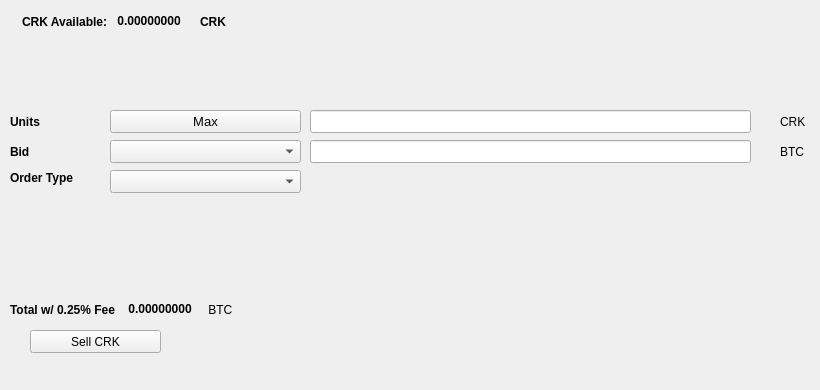
   <widget class="QWidget" name="SellTab">
    <attribute name="title">
     <string>Sell</string>
    </attribute>
    <widget class="QLabel" name="label_16">
     <property name="geometry">
      <rect>
       <x>780</x>
       <y>140</y>
       <width>31</width>
       <height>23</height>
      </rect>
     </property>
     <property name="text">
      <string>BTC</string>
     </property>
    </widget>
    <widget class="QComboBox" name="SellBidcomboBox">
     <property name="geometry">
      <rect>
       <x>110</x>
       <y>140</y>
       <width>191</width>
       <height>23</height>
      </rect>
     </property>
     <property name="font">
      <font>
       <pointsize>10</pointsize>
      </font>
     </property>
    </widget>
    <widget class="QLabel" name="label_18">
     <property name="geometry">
      <rect>
       <x>10</x>
       <y>110</y>
       <width>46</width>
       <height>23</height>
      </rect>
     </property>
     <property name="font">
      <font>
       <weight>75</weight>
       <bold>true</bold>
      </font>
     </property>
     <property name="text">
      <string>Units</string>
     </property>
    </widget>
    <widget class="QPushButton" name="Sell_Max_Amount">
     <property name="geometry">
      <rect>
       <x>110</x>
       <y>110</y>
       <width>191</width>
       <height>23</height>
      </rect>
     </property>
     <property name="font">
      <font>
       <pointsize>10</pointsize>
      </font>
     </property>
     <property name="text">
      <string>Max</string>
     </property>
    </widget>
    <widget class="QLabel" name="label_20">
     <property name="geometry">
      <rect>
       <x>10</x>
       <y>170</y>
       <width>91</width>
       <height>16</height>
      </rect>
     </property>
     <property name="font">
      <font>
       <weight>75</weight>
       <bold>true</bold>
      </font>
     </property>
     <property name="text">
      <string>Order Type</string>
     </property>
    </widget>
    <widget class="QComboBox" name="SellOrdertypeCombo">
     <property name="geometry">
      <rect>
       <x>110</x>
       <y>170</y>
       <width>191</width>
       <height>23</height>
      </rect>
     </property>
     <property name="font">
      <font>
       <pointsize>10</pointsize>
      </font>
     </property>
    </widget>
    <widget class="QLabel" name="label_21">
     <property name="geometry">
      <rect>
       <x>10</x>
       <y>140</y>
       <width>46</width>
       <height>23</height>
      </rect>
     </property>
     <property name="font">
      <font>
       <weight>75</weight>
       <bold>true</bold>
      </font>
     </property>
     <property name="text">
      <string>Bid</string>
     </property>
    </widget>
    <widget class="QLabel" name="label_22">
     <property name="geometry">
      <rect>
       <x>780</x>
       <y>110</y>
       <width>31</width>
       <height>23</height>
      </rect>
     </property>
     <property name="text">
      <string>CRK</string>
     </property>
    </widget>
    <widget class="QLineEdit" name="UnitsInputCRK">
     <property name="geometry">
      <rect>
       <x>310</x>
       <y>110</y>
       <width>441</width>
       <height>23</height>
      </rect>
     </property>
     <property name="font">
      <font>
       <pointsize>9</pointsize>
       <weight>75</weight>
       <bold>true</bold>
      </font>
     </property>
    </widget>
    <widget class="QLineEdit" name="SellBidPriceEdit">
     <property name="geometry">
      <rect>
       <x>310</x>
       <y>140</y>
       <width>441</width>
       <height>23</height>
      </rect>
     </property>
     <property name="font">
      <font>
       <pointsize>9</pointsize>
       <weight>75</weight>
       <bold>true</bold>
      </font>
     </property>
    </widget>
    <widget class="QPushButton" name="SellCRKBTN">
     <property name="geometry">
      <rect>
       <x>30</x>
       <y>330</y>
       <width>131</width>
       <height>23</height>
      </rect>
     </property>
     <property name="text">
      <string>Sell CRK</string>
     </property>
     <property name="icon">
      <iconset resource="../crk">
       <normaloff>:/icons/bitcoin</normaloff>:/icons/bitcoin</iconset>
     </property>
    </widget>
    <widget class="QWidget" name="layoutWidget3">
     <property name="geometry">
      <rect>
       <x>22</x>
       <y>12</y>
       <width>258</width>
       <height>19</height>
      </rect>
     </property>
     <layout class="QHBoxLayout" name="horizontalLayout">
      <item>
       <widget class="QLabel" name="label232_2">
        <property name="font">
         <font>
          <weight>75</weight>
          <bold>true</bold>
         </font>
        </property>
        <property name="text">
         <string>CRK Available:</string>
        </property>
       </widget>
      </item>
      <item>
       <widget class="QLabel" name="CRKAvailableLabel">
        <property name="palette">
         <palette>
          <active>
           <colorrole role="WindowText">
            <brush brushstyle="SolidPattern">
             <color alpha="255">
              <red>0</red>
              <green>0</green>
              <blue>0</blue>
             </color>
            </brush>
           </colorrole>
           <colorrole role="Button">
            <brush brushstyle="SolidPattern">
             <color alpha="255">
              <red>0</red>
              <green>170</green>
              <blue>0</blue>
             </color>
            </brush>
           </colorrole>
           <colorrole role="Light">
            <brush brushstyle="SolidPattern">
             <color alpha="255">
              <red>0</red>
              <green>255</green>
              <blue>0</blue>
             </color>
            </brush>
           </colorrole>
           <colorrole role="Midlight">
            <brush brushstyle="SolidPattern">
             <color alpha="255">
              <red>0</red>
              <green>212</green>
              <blue>0</blue>
             </color>
            </brush>
           </colorrole>
           <colorrole role="Dark">
            <brush brushstyle="SolidPattern">
             <color alpha="255">
              <red>0</red>
              <green>85</green>
              <blue>0</blue>
             </color>
            </brush>
           </colorrole>
           <colorrole role="Mid">
            <brush brushstyle="SolidPattern">
             <color alpha="255">
              <red>0</red>
              <green>113</green>
              <blue>0</blue>
             </color>
            </brush>
           </colorrole>
           <colorrole role="Text">
            <brush brushstyle="SolidPattern">
             <color alpha="255">
              <red>0</red>
              <green>170</green>
              <blue>0</blue>
             </color>
            </brush>
           </colorrole>
           <colorrole role="BrightText">
            <brush brushstyle="SolidPattern">
             <color alpha="255">
              <red>255</red>
              <green>255</green>
              <blue>255</blue>
             </color>
            </brush>
           </colorrole>
           <colorrole role="ButtonText">
            <brush brushstyle="SolidPattern">
             <color alpha="255">
              <red>0</red>
              <green>0</green>
              <blue>0</blue>
             </color>
            </brush>
           </colorrole>
           <colorrole role="Base">
            <brush brushstyle="SolidPattern">
             <color alpha="255">
              <red>255</red>
              <green>255</green>
              <blue>255</blue>
             </color>
            </brush>
           </colorrole>
           <colorrole role="Window">
            <brush brushstyle="SolidPattern">
             <color alpha="255">
              <red>0</red>
              <green>170</green>
              <blue>0</blue>
             </color>
            </brush>
           </colorrole>
           <colorrole role="Shadow">
            <brush brushstyle="SolidPattern">
             <color alpha="255">
              <red>0</red>
              <green>0</green>
              <blue>0</blue>
             </color>
            </brush>
           </colorrole>
           <colorrole role="AlternateBase">
            <brush brushstyle="SolidPattern">
             <color alpha="255">
              <red>127</red>
              <green>212</green>
              <blue>127</blue>
             </color>
            </brush>
           </colorrole>
           <colorrole role="ToolTipBase">
            <brush brushstyle="SolidPattern">
             <color alpha="255">
              <red>255</red>
              <green>255</green>
              <blue>220</blue>
             </color>
            </brush>
           </colorrole>
           <colorrole role="ToolTipText">
            <brush brushstyle="SolidPattern">
             <color alpha="255">
              <red>0</red>
              <green>0</green>
              <blue>0</blue>
             </color>
            </brush>
           </colorrole>
          </active>
          <inactive>
           <colorrole role="WindowText">
            <brush brushstyle="SolidPattern">
             <color alpha="255">
              <red>0</red>
              <green>0</green>
              <blue>0</blue>
             </color>
            </brush>
           </colorrole>
           <colorrole role="Button">
            <brush brushstyle="SolidPattern">
             <color alpha="255">
              <red>0</red>
              <green>170</green>
              <blue>0</blue>
             </color>
            </brush>
           </colorrole>
           <colorrole role="Light">
            <brush brushstyle="SolidPattern">
             <color alpha="255">
              <red>0</red>
              <green>255</green>
              <blue>0</blue>
             </color>
            </brush>
           </colorrole>
           <colorrole role="Midlight">
            <brush brushstyle="SolidPattern">
             <color alpha="255">
              <red>0</red>
              <green>212</green>
              <blue>0</blue>
             </color>
            </brush>
           </colorrole>
           <colorrole role="Dark">
            <brush brushstyle="SolidPattern">
             <color alpha="255">
              <red>0</red>
              <green>85</green>
              <blue>0</blue>
             </color>
            </brush>
           </colorrole>
           <colorrole role="Mid">
            <brush brushstyle="SolidPattern">
             <color alpha="255">
              <red>0</red>
              <green>113</green>
              <blue>0</blue>
             </color>
            </brush>
           </colorrole>
           <colorrole role="Text">
            <brush brushstyle="SolidPattern">
             <color alpha="255">
              <red>0</red>
              <green>170</green>
              <blue>0</blue>
             </color>
            </brush>
           </colorrole>
           <colorrole role="BrightText">
            <brush brushstyle="SolidPattern">
             <color alpha="255">
              <red>255</red>
              <green>255</green>
              <blue>255</blue>
             </color>
            </brush>
           </colorrole>
           <colorrole role="ButtonText">
            <brush brushstyle="SolidPattern">
             <color alpha="255">
              <red>0</red>
              <green>0</green>
              <blue>0</blue>
             </color>
            </brush>
           </colorrole>
           <colorrole role="Base">
            <brush brushstyle="SolidPattern">
             <color alpha="255">
              <red>255</red>
              <green>255</green>
              <blue>255</blue>
             </color>
            </brush>
           </colorrole>
           <colorrole role="Window">
            <brush brushstyle="SolidPattern">
             <color alpha="255">
              <red>0</red>
              <green>170</green>
              <blue>0</blue>
             </color>
            </brush>
           </colorrole>
           <colorrole role="Shadow">
            <brush brushstyle="SolidPattern">
             <color alpha="255">
              <red>0</red>
              <green>0</green>
              <blue>0</blue>
             </color>
            </brush>
           </colorrole>
           <colorrole role="AlternateBase">
            <brush brushstyle="SolidPattern">
             <color alpha="255">
              <red>127</red>
              <green>212</green>
              <blue>127</blue>
             </color>
            </brush>
           </colorrole>
           <colorrole role="ToolTipBase">
            <brush brushstyle="SolidPattern">
             <color alpha="255">
              <red>255</red>
              <green>255</green>
              <blue>220</blue>
             </color>
            </brush>
           </colorrole>
           <colorrole role="ToolTipText">
            <brush brushstyle="SolidPattern">
             <color alpha="255">
              <red>0</red>
              <green>0</green>
              <blue>0</blue>
             </color>
            </brush>
           </colorrole>
          </inactive>
          <disabled>
           <colorrole role="WindowText">
            <brush brushstyle="SolidPattern">
             <color alpha="255">
              <red>0</red>
              <green>85</green>
              <blue>0</blue>
             </color>
            </brush>
           </colorrole>
           <colorrole role="Button">
            <brush brushstyle="SolidPattern">
             <color alpha="255">
              <red>0</red>
              <green>170</green>
              <blue>0</blue>
             </color>
            </brush>
           </colorrole>
           <colorrole role="Light">
            <brush brushstyle="SolidPattern">
             <color alpha="255">
              <red>0</red>
              <green>255</green>
              <blue>0</blue>
             </color>
            </brush>
           </colorrole>
           <colorrole role="Midlight">
            <brush brushstyle="SolidPattern">
             <color alpha="255">
              <red>0</red>
              <green>212</green>
              <blue>0</blue>
             </color>
            </brush>
           </colorrole>
           <colorrole role="Dark">
            <brush brushstyle="SolidPattern">
             <color alpha="255">
              <red>0</red>
              <green>85</green>
              <blue>0</blue>
             </color>
            </brush>
           </colorrole>
           <colorrole role="Mid">
            <brush brushstyle="SolidPattern">
             <color alpha="255">
              <red>0</red>
              <green>113</green>
              <blue>0</blue>
             </color>
            </brush>
           </colorrole>
           <colorrole role="Text">
            <brush brushstyle="SolidPattern">
             <color alpha="255">
              <red>0</red>
              <green>85</green>
              <blue>0</blue>
             </color>
            </brush>
           </colorrole>
           <colorrole role="BrightText">
            <brush brushstyle="SolidPattern">
             <color alpha="255">
              <red>255</red>
              <green>255</green>
              <blue>255</blue>
             </color>
            </brush>
           </colorrole>
           <colorrole role="ButtonText">
            <brush brushstyle="SolidPattern">
             <color alpha="255">
              <red>0</red>
              <green>85</green>
              <blue>0</blue>
             </color>
            </brush>
           </colorrole>
           <colorrole role="Base">
            <brush brushstyle="SolidPattern">
             <color alpha="255">
              <red>0</red>
              <green>170</green>
              <blue>0</blue>
             </color>
            </brush>
           </colorrole>
           <colorrole role="Window">
            <brush brushstyle="SolidPattern">
             <color alpha="255">
              <red>0</red>
              <green>170</green>
              <blue>0</blue>
             </color>
            </brush>
           </colorrole>
           <colorrole role="Shadow">
            <brush brushstyle="SolidPattern">
             <color alpha="255">
              <red>0</red>
              <green>0</green>
              <blue>0</blue>
             </color>
            </brush>
           </colorrole>
           <colorrole role="AlternateBase">
            <brush brushstyle="SolidPattern">
             <color alpha="255">
              <red>0</red>
              <green>170</green>
              <blue>0</blue>
             </color>
            </brush>
           </colorrole>
           <colorrole role="ToolTipBase">
            <brush brushstyle="SolidPattern">
             <color alpha="255">
              <red>255</red>
              <green>255</green>
              <blue>220</blue>
             </color>
            </brush>
           </colorrole>
           <colorrole role="ToolTipText">
            <brush brushstyle="SolidPattern">
             <color alpha="255">
              <red>0</red>
              <green>0</green>
              <blue>0</blue>
             </color>
            </brush>
           </colorrole>
          </disabled>
         </palette>
        </property>
        <property name="font">
         <font>
          <weight>75</weight>
          <bold>true</bold>
         </font>
        </property>
        <property name="text">
         <string> 0.00000000 </string>
        </property>
        <property name="textInteractionFlags">
         <set>Qt::LinksAccessibleByMouse|Qt::TextSelectableByKeyboard|Qt::TextSelectableByMouse</set>
        </property>
       </widget>
      </item>
      <item>
       <widget class="QLabel" name="labelCRK">
        <property name="font">
         <font>
          <weight>75</weight>
          <bold>true</bold>
         </font>
        </property>
        <property name="text">
         <string>CRK</string>
        </property>
       </widget>
      </item>
     </layout>
    </widget>
    <widget class="QWidget" name="layoutWidget">
     <property name="geometry">
      <rect>
       <x>10</x>
       <y>300</y>
       <width>268</width>
       <height>19</height>
      </rect>
     </property>
     <layout class="QHBoxLayout" name="horizontalLayout_2">
      <item>
       <widget class="QLabel" name="label_19">
        <property name="font">
         <font>
          <weight>75</weight>
          <bold>true</bold>
         </font>
        </property>
        <property name="text">
         <string>Total w/ 0.25% Fee </string>
        </property>
       </widget>
      </item>
      <item>
       <widget class="QLabel" name="SellCostLabel">
        <property name="palette">
         <palette>
          <active>
           <colorrole role="WindowText">
            <brush brushstyle="SolidPattern">
             <color alpha="255">
              <red>0</red>
              <green>0</green>
              <blue>0</blue>
             </color>
            </brush>
           </colorrole>
           <colorrole role="Button">
            <brush brushstyle="SolidPattern">
             <color alpha="255">
              <red>0</red>
              <green>170</green>
              <blue>0</blue>
             </color>
            </brush>
           </colorrole>
           <colorrole role="Light">
            <brush brushstyle="SolidPattern">
             <color alpha="255">
              <red>0</red>
              <green>255</green>
              <blue>0</blue>
             </color>
            </brush>
           </colorrole>
           <colorrole role="Midlight">
            <brush brushstyle="SolidPattern">
             <color alpha="255">
              <red>0</red>
              <green>212</green>
              <blue>0</blue>
             </color>
            </brush>
           </colorrole>
           <colorrole role="Dark">
            <brush brushstyle="SolidPattern">
             <color alpha="255">
              <red>0</red>
              <green>85</green>
              <blue>0</blue>
             </color>
            </brush>
           </colorrole>
           <colorrole role="Mid">
            <brush brushstyle="SolidPattern">
             <color alpha="255">
              <red>0</red>
              <green>113</green>
              <blue>0</blue>
             </color>
            </brush>
           </colorrole>
           <colorrole role="Text">
            <brush brushstyle="SolidPattern">
             <color alpha="255">
              <red>0</red>
              <green>170</green>
              <blue>0</blue>
             </color>
            </brush>
           </colorrole>
           <colorrole role="BrightText">
            <brush brushstyle="SolidPattern">
             <color alpha="255">
              <red>255</red>
              <green>255</green>
              <blue>255</blue>
             </color>
            </brush>
           </colorrole>
           <colorrole role="ButtonText">
            <brush brushstyle="SolidPattern">
             <color alpha="255">
              <red>0</red>
              <green>0</green>
              <blue>0</blue>
             </color>
            </brush>
           </colorrole>
           <colorrole role="Base">
            <brush brushstyle="SolidPattern">
             <color alpha="255">
              <red>255</red>
              <green>255</green>
              <blue>255</blue>
             </color>
            </brush>
           </colorrole>
           <colorrole role="Window">
            <brush brushstyle="SolidPattern">
             <color alpha="255">
              <red>0</red>
              <green>170</green>
              <blue>0</blue>
             </color>
            </brush>
           </colorrole>
           <colorrole role="Shadow">
            <brush brushstyle="SolidPattern">
             <color alpha="255">
              <red>0</red>
              <green>0</green>
              <blue>0</blue>
             </color>
            </brush>
           </colorrole>
           <colorrole role="AlternateBase">
            <brush brushstyle="SolidPattern">
             <color alpha="255">
              <red>127</red>
              <green>212</green>
              <blue>127</blue>
             </color>
            </brush>
           </colorrole>
           <colorrole role="ToolTipBase">
            <brush brushstyle="SolidPattern">
             <color alpha="255">
              <red>255</red>
              <green>255</green>
              <blue>220</blue>
             </color>
            </brush>
           </colorrole>
           <colorrole role="ToolTipText">
            <brush brushstyle="SolidPattern">
             <color alpha="255">
              <red>0</red>
              <green>0</green>
              <blue>0</blue>
             </color>
            </brush>
           </colorrole>
          </active>
          <inactive>
           <colorrole role="WindowText">
            <brush brushstyle="SolidPattern">
             <color alpha="255">
              <red>0</red>
              <green>0</green>
              <blue>0</blue>
             </color>
            </brush>
           </colorrole>
           <colorrole role="Button">
            <brush brushstyle="SolidPattern">
             <color alpha="255">
              <red>0</red>
              <green>170</green>
              <blue>0</blue>
             </color>
            </brush>
           </colorrole>
           <colorrole role="Light">
            <brush brushstyle="SolidPattern">
             <color alpha="255">
              <red>0</red>
              <green>255</green>
              <blue>0</blue>
             </color>
            </brush>
           </colorrole>
           <colorrole role="Midlight">
            <brush brushstyle="SolidPattern">
             <color alpha="255">
              <red>0</red>
              <green>212</green>
              <blue>0</blue>
             </color>
            </brush>
           </colorrole>
           <colorrole role="Dark">
            <brush brushstyle="SolidPattern">
             <color alpha="255">
              <red>0</red>
              <green>85</green>
              <blue>0</blue>
             </color>
            </brush>
           </colorrole>
           <colorrole role="Mid">
            <brush brushstyle="SolidPattern">
             <color alpha="255">
              <red>0</red>
              <green>113</green>
              <blue>0</blue>
             </color>
            </brush>
           </colorrole>
           <colorrole role="Text">
            <brush brushstyle="SolidPattern">
             <color alpha="255">
              <red>0</red>
              <green>170</green>
              <blue>0</blue>
             </color>
            </brush>
           </colorrole>
           <colorrole role="BrightText">
            <brush brushstyle="SolidPattern">
             <color alpha="255">
              <red>255</red>
              <green>255</green>
              <blue>255</blue>
             </color>
            </brush>
           </colorrole>
           <colorrole role="ButtonText">
            <brush brushstyle="SolidPattern">
             <color alpha="255">
              <red>0</red>
              <green>0</green>
              <blue>0</blue>
             </color>
            </brush>
           </colorrole>
           <colorrole role="Base">
            <brush brushstyle="SolidPattern">
             <color alpha="255">
              <red>255</red>
              <green>255</green>
              <blue>255</blue>
             </color>
            </brush>
           </colorrole>
           <colorrole role="Window">
            <brush brushstyle="SolidPattern">
             <color alpha="255">
              <red>0</red>
              <green>170</green>
              <blue>0</blue>
             </color>
            </brush>
           </colorrole>
           <colorrole role="Shadow">
            <brush brushstyle="SolidPattern">
             <color alpha="255">
              <red>0</red>
              <green>0</green>
              <blue>0</blue>
             </color>
            </brush>
           </colorrole>
           <colorrole role="AlternateBase">
            <brush brushstyle="SolidPattern">
             <color alpha="255">
              <red>127</red>
              <green>212</green>
              <blue>127</blue>
             </color>
            </brush>
           </colorrole>
           <colorrole role="ToolTipBase">
            <brush brushstyle="SolidPattern">
             <color alpha="255">
              <red>255</red>
              <green>255</green>
              <blue>220</blue>
             </color>
            </brush>
           </colorrole>
           <colorrole role="ToolTipText">
            <brush brushstyle="SolidPattern">
             <color alpha="255">
              <red>0</red>
              <green>0</green>
              <blue>0</blue>
             </color>
            </brush>
           </colorrole>
          </inactive>
          <disabled>
           <colorrole role="WindowText">
            <brush brushstyle="SolidPattern">
             <color alpha="255">
              <red>0</red>
              <green>85</green>
              <blue>0</blue>
             </color>
            </brush>
           </colorrole>
           <colorrole role="Button">
            <brush brushstyle="SolidPattern">
             <color alpha="255">
              <red>0</red>
              <green>170</green>
              <blue>0</blue>
             </color>
            </brush>
           </colorrole>
           <colorrole role="Light">
            <brush brushstyle="SolidPattern">
             <color alpha="255">
              <red>0</red>
              <green>255</green>
              <blue>0</blue>
             </color>
            </brush>
           </colorrole>
           <colorrole role="Midlight">
            <brush brushstyle="SolidPattern">
             <color alpha="255">
              <red>0</red>
              <green>212</green>
              <blue>0</blue>
             </color>
            </brush>
           </colorrole>
           <colorrole role="Dark">
            <brush brushstyle="SolidPattern">
             <color alpha="255">
              <red>0</red>
              <green>85</green>
              <blue>0</blue>
             </color>
            </brush>
           </colorrole>
           <colorrole role="Mid">
            <brush brushstyle="SolidPattern">
             <color alpha="255">
              <red>0</red>
              <green>113</green>
              <blue>0</blue>
             </color>
            </brush>
           </colorrole>
           <colorrole role="Text">
            <brush brushstyle="SolidPattern">
             <color alpha="255">
              <red>0</red>
              <green>85</green>
              <blue>0</blue>
             </color>
            </brush>
           </colorrole>
           <colorrole role="BrightText">
            <brush brushstyle="SolidPattern">
             <color alpha="255">
              <red>255</red>
              <green>255</green>
              <blue>255</blue>
             </color>
            </brush>
           </colorrole>
           <colorrole role="ButtonText">
            <brush brushstyle="SolidPattern">
             <color alpha="255">
              <red>0</red>
              <green>85</green>
              <blue>0</blue>
             </color>
            </brush>
           </colorrole>
           <colorrole role="Base">
            <brush brushstyle="SolidPattern">
             <color alpha="255">
              <red>0</red>
              <green>170</green>
              <blue>0</blue>
             </color>
            </brush>
           </colorrole>
           <colorrole role="Window">
            <brush brushstyle="SolidPattern">
             <color alpha="255">
              <red>0</red>
              <green>170</green>
              <blue>0</blue>
             </color>
            </brush>
           </colorrole>
           <colorrole role="Shadow">
            <brush brushstyle="SolidPattern">
             <color alpha="255">
              <red>0</red>
              <green>0</green>
              <blue>0</blue>
             </color>
            </brush>
           </colorrole>
           <colorrole role="AlternateBase">
            <brush brushstyle="SolidPattern">
             <color alpha="255">
              <red>0</red>
              <green>170</green>
              <blue>0</blue>
             </color>
            </brush>
           </colorrole>
           <colorrole role="ToolTipBase">
            <brush brushstyle="SolidPattern">
             <color alpha="255">
              <red>255</red>
              <green>255</green>
              <blue>220</blue>
             </color>
            </brush>
           </colorrole>
           <colorrole role="ToolTipText">
            <brush brushstyle="SolidPattern">
             <color alpha="255">
              <red>0</red>
              <green>0</green>
              <blue>0</blue>
             </color>
            </brush>
           </colorrole>
          </disabled>
         </palette>
        </property>
        <property name="font">
         <font>
          <weight>75</weight>
          <bold>true</bold>
         </font>
        </property>
        <property name="autoFillBackground">
         <bool>false</bool>
        </property>
        <property name="text">
         <string> 0.00000000</string>
        </property>
        <property name="textInteractionFlags">
         <set>Qt::LinksAccessibleByMouse|Qt::TextSelectableByMouse</set>
        </property>
       </widget>
      </item>
      <item>
       <widget class="QLabel" name="label_17">
        <property name="font">
         <font>
          <weight>50</weight>
          <bold>false</bold>
         </font>
        </property>
        <property name="text">
         <string> BTC</string>
        </property>
       </widget>
      </item>
     </layout>
    </widget>
    <widget class="QLabel" name="label_23">
     <property name="geometry">
      <rect>
       <x>460</x>
       <y>300</y>
       <width>281</width>
       <height>81</height>
      </rect>
     </property>
     <property name="text">
      <string/>
     </property>
     <property name="pixmap">
      <pixmap>:/images/bittrex</pixmap>
     </property>
    </widget>
   </widget>
